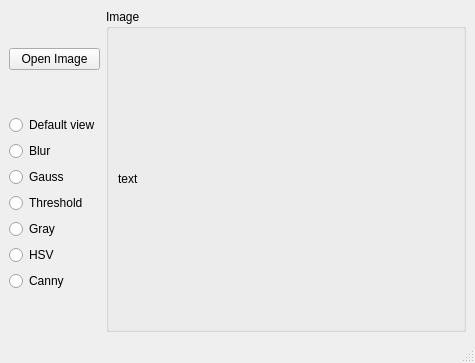
<?xml version="1.0" encoding="UTF-8"?>
<ui version="4.0">
 <class>MainWindow</class>
 <widget class="QMainWindow" name="MainWindow">
  <property name="geometry">
   <rect>
    <x>0</x>
    <y>0</y>
    <width>475</width>
    <height>363</height>
   </rect>
  </property>
  <property name="sizePolicy">
   <sizepolicy hsizetype="Expanding" vsizetype="Expanding">
    <horstretch>100</horstretch>
    <verstretch>100</verstretch>
   </sizepolicy>
  </property>
  <property name="windowTitle">
   <string>MainWindow</string>
  </property>
  <widget class="QWidget" name="centralwidget">
   <layout class="QFormLayout" name="formLayout">
    <item row="0" column="0" colspan="2">
     <layout class="QHBoxLayout" name="horizontalLayout">
      <property name="sizeConstraint">
       <enum>QLayout::SetMinimumSize</enum>
      </property>
      <item>
       <layout class="QVBoxLayout" name="verticalLayout_2">
        <item>
         <widget class="QPushButton" name="onOpenImage">
          <property name="text">
           <string>Open Image</string>
          </property>
         </widget>
        </item>
        <item>
         <layout class="QVBoxLayout" name="verticalLayout">
          <property name="sizeConstraint">
           <enum>QLayout::SetMinimumSize</enum>
          </property>
          <item>
           <widget class="QRadioButton" name="radioButtonDefaultView">
            <property name="sizePolicy">
             <sizepolicy hsizetype="Minimum" vsizetype="Fixed">
              <horstretch>0</horstretch>
              <verstretch>15</verstretch>
             </sizepolicy>
            </property>
            <property name="minimumSize">
             <size>
              <width>0</width>
              <height>15</height>
             </size>
            </property>
            <property name="text">
             <string>Default view</string>
            </property>
           </widget>
          </item>
          <item>
           <widget class="QRadioButton" name="radioButtonBlur">
            <property name="text">
             <string>Blur</string>
            </property>
           </widget>
          </item>
          <item>
           <widget class="QRadioButton" name="radioButtonGauss">
            <property name="text">
             <string>Gauss</string>
            </property>
           </widget>
          </item>
          <item>
           <widget class="QRadioButton" name="radioButtonTreshold">
            <property name="text">
             <string>Threshold</string>
            </property>
           </widget>
          </item>
          <item>
           <widget class="QRadioButton" name="radioButtonGray">
            <property name="text">
             <string>Gray</string>
            </property>
           </widget>
          </item>
          <item>
           <widget class="QRadioButton" name="radioButtonHSV">
            <property name="text">
             <string>HSV</string>
            </property>
           </widget>
          </item>
          <item>
           <widget class="QRadioButton" name="radioButtonCanny">
            <property name="text">
             <string>Canny</string>
            </property>
           </widget>
          </item>
         </layout>
        </item>
       </layout>
      </item>
      <item>
       <widget class="QGroupBox" name="groupBox">
        <property name="sizePolicy">
         <sizepolicy hsizetype="Preferred" vsizetype="Preferred">
          <horstretch>0</horstretch>
          <verstretch>0</verstretch>
         </sizepolicy>
        </property>
        <property name="minimumSize">
         <size>
          <width>50</width>
          <height>50</height>
         </size>
        </property>
        <property name="title">
         <string>Image</string>
        </property>
        <layout class="QGridLayout" name="gridLayout">
         <item row="0" column="0">
          <widget class="QLabel" name="label">
           <property name="sizePolicy">
            <sizepolicy hsizetype="Expanding" vsizetype="Expanding">
             <horstretch>0</horstretch>
             <verstretch>0</verstretch>
            </sizepolicy>
           </property>
           <property name="text">
            <string>text</string>
           </property>
           <property name="scaledContents">
            <bool>true</bool>
           </property>
          </widget>
         </item>
        </layout>
       </widget>
      </item>
     </layout>
    </item>
   </layout>
  </widget>
  <widget class="QMenuBar" name="menubar">
   <property name="geometry">
    <rect>
     <x>0</x>
     <y>0</y>
     <width>475</width>
     <height>21</height>
    </rect>
   </property>
  </widget>
  <widget class="QStatusBar" name="statusbar"/>
 </widget>
 <resources/>
 <connections/>
</ui>
